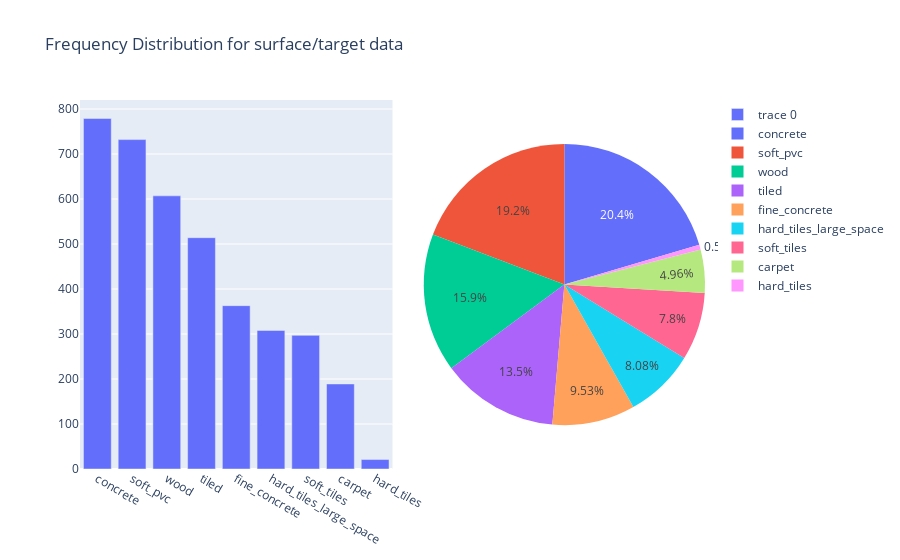

Notebook cell for this chart:
### Code cell
#sns.countplot(y='surface',data = y_train)
trace0 = go.Bar(
    x = y_train['surface'].value_counts().index,
    y = y_train['surface'].value_counts().values
    )

trace1 = go.Pie(
    labels = y_train['surface'].value_counts().index,
    values = y_train['surface'].value_counts().values,
    domain = {'x':[0.55,1]})

data = [trace0,trace1]
layout = go.Layout(
    title = 'Frequency Distribution for surface/target data',
    xaxis = dict(domain = [0,.50]))

fig = go.Figure(data = data, layout = layout)
py.iplot(fig)

### Figure 1 — Plotly figure (JSON) as saved in the notebook; plotly's stock layout.template omitted (floating-point values rounded to 4 significant figures)
{"data": [{"type": "bar", "x": ["concrete", "soft_pvc", "wood", "tiled", "fine_concrete", "hard_tiles_large_space", "soft_tiles", "carpet", "hard_tiles"], "y": [779, 732, 607, 514, 363, 308, 297, 189, 21]}, {"domain": {"x": [0.55, 1]}, "labels": ["concrete", "soft_pvc", "wood", "tiled", "fine_concrete", "hard_tiles_large_space", "soft_tiles", "carpet", "hard_tiles"], "type": "pie", "values": [779, 732, 607, 514, 363, 308, 297, 189, 21]}], "layout": {"title": {"text": "Frequency Distribution for surface/target data"}, "xaxis": {"domain": [0, 0.5]}}}
